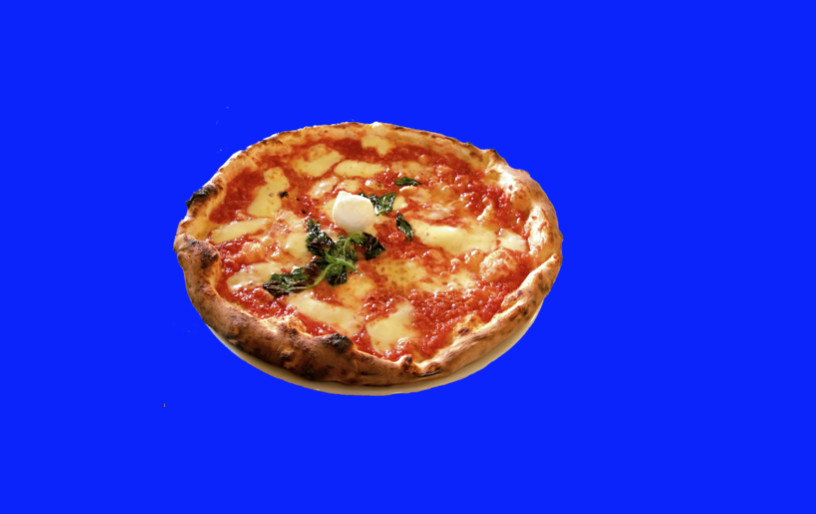
#> input picture Types_of_Features_Image_Segmentation/images/pizza_bluescreen.jpg, 816 x 514 px, found by its file name
$ jupyter execute --allow-errors 'Blue Screen.ipynb'   (shell and % lines are left out)
#> lines starting #> are read from the running program, lines starting #| are printed output that depends on the picture; after the words box and inside, x2 and y2 are one past the last pixel; in counts of white or black regions, pixels touching at a corner belong together
# Color Threshold, Blue Screen

### Import resources

[cell 1]
import matplotlib.pyplot as plt
import numpy as np
import cv2

### Read in and display the image

[cell 2]
# Read in the image
image = cv2.imread('images/pizza_bluescreen.jpg')
#> image is the input picture: shape (514, 816, 3); mean B, G, R 214.8, 51.2, 44.9

# Print out the type of image data and its dimensions (height, width, and color)
print('This image is:', type(image),
      ' with dimensions:', image.shape)
#| This image is: <class 'numpy.ndarray'>  with dimensions: (514, 816, 3)

[cell 3]
# Make a copy of the image
image_copy = np.copy(image)

# Change color to RGB (from BGR)
image_copy = cv2.cvtColor(image_copy, cv2.COLOR_BGR2RGB)

# Display the image copy
plt.imshow(image_copy)

### Define the color threshold

[cell 4]
## TODO: Define the color selection boundaries in RGB values
# play around with these values until you isolate the blue background
lower_blue = np.array([0,0,200])
upper_blue = np.array([250,250,255])

### Create a mask

[cell 5]
# Define the masked area
mask = cv2.inRange(image_copy, lower_blue, upper_blue)
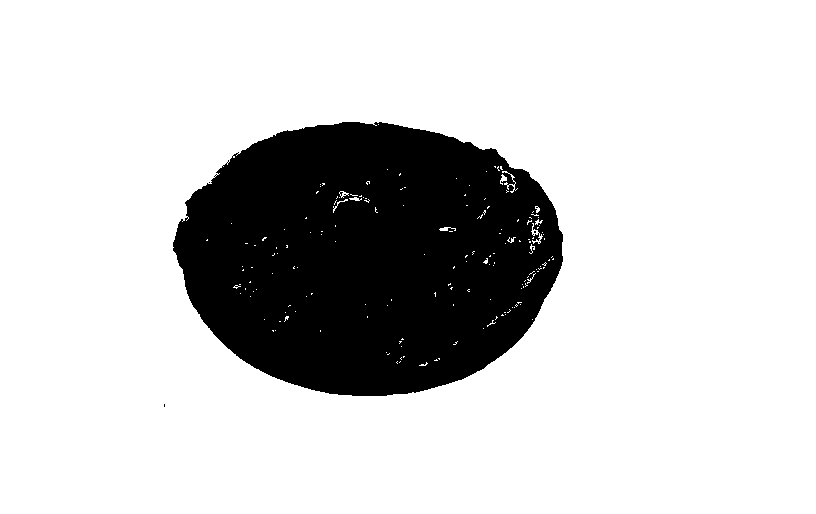
#> mask: shape (514, 816); 80.5% white; 4 black regions (3 under 20 px), largest, box (x1, y1, x2, y2) and area: (173, 122, 563, 396) 81800

# Vizualize the mask
plt.imshow(mask, cmap='gray')

[cell 6]
# Mask the image to let the pizza show through
masked_image = np.copy(image_copy)

masked_image[mask != 0] = [0, 0, 0]
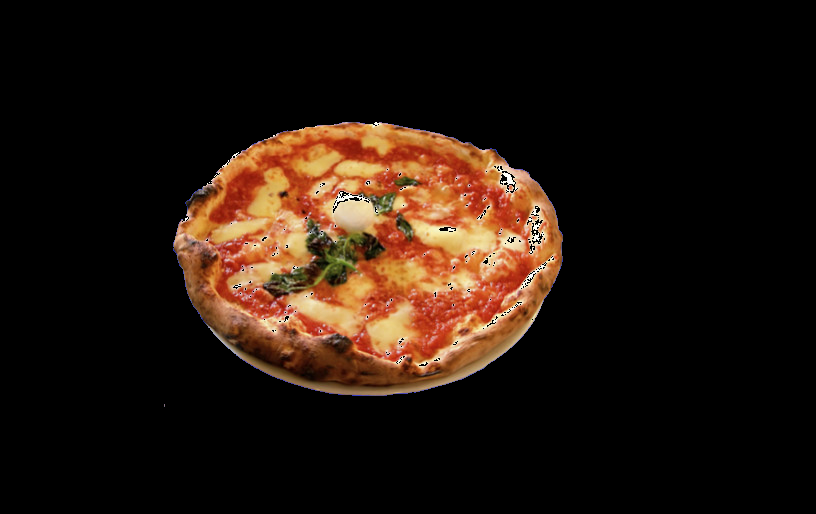
#> masked_image: shape (514, 816, 3); mean R, G, B 35.4, 21.7, 12.9

# Display it!
plt.imshow(masked_image)
